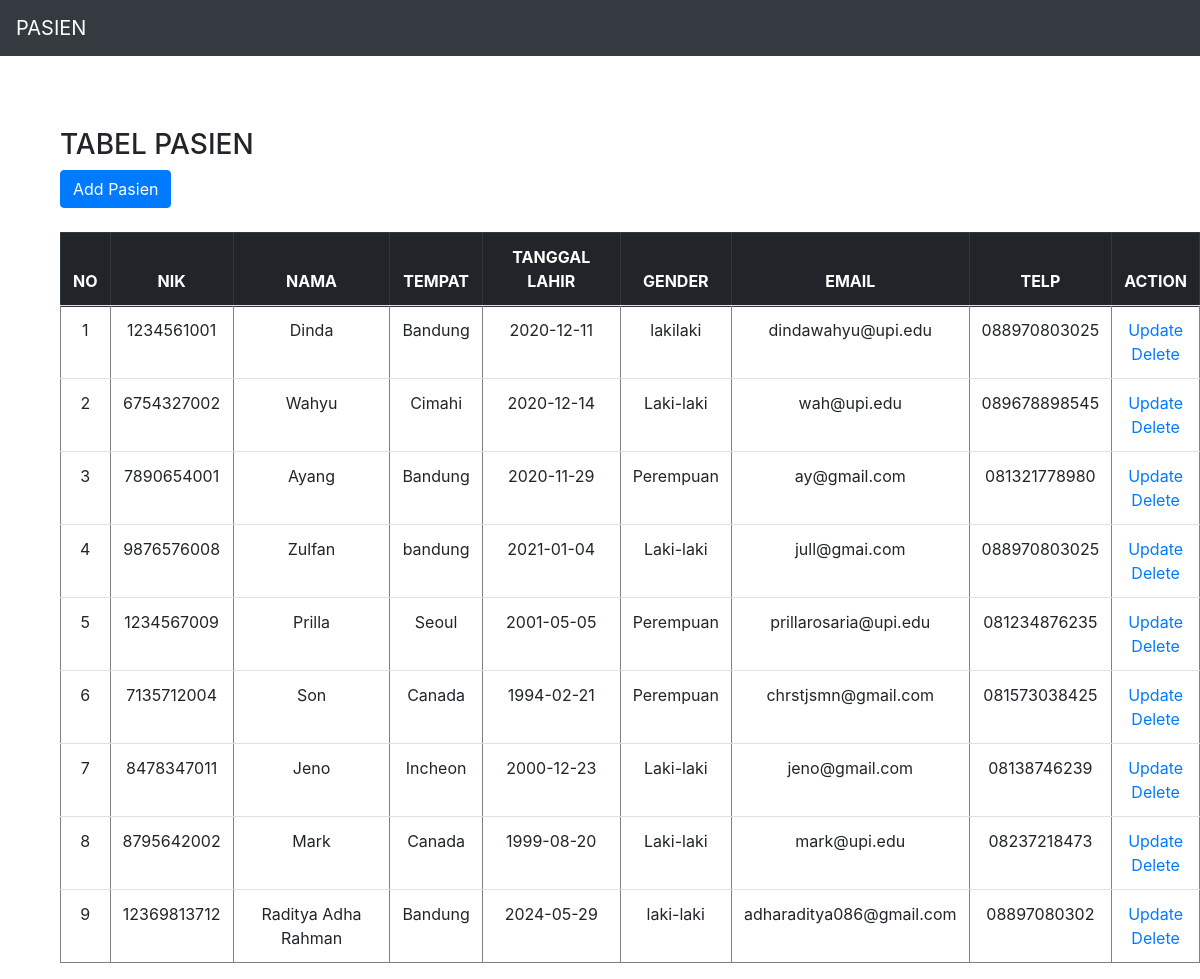
Screenshot of /source_code/program/index.php with the database file from the repository.
### tables this page shows
CREATE TABLE `pasien` (
  `id` int(11) NOT NULL,
  `nik` varchar(100) NOT NULL,
  `nama` varchar(100) NOT NULL,
  `tempat` varchar(100) NOT NULL,
  `tl` varchar(100) NOT NULL,
  `gender` varchar(10) NOT NULL,
  `email` varchar(100) NOT NULL,
  `telp` varchar(100) NOT NULL
);

### source_code/program/presenter/ProsesPasien.php (called while the page is built, shortened)
<?php
class ProsesPasien implements KontrakPresenter
{
	private $tabelpasien;
	private $data = [];
	function __construct()
	{
		try {
			$db_host = "localhost";
			$db_user = "root";
			$db_password = "";
			$db_name = "mvp_php";
			$this->tabelpasien = new TabelPasien($db_host, $db_user, $db_password, $db_name);
			$this->data = array();
		} catch (Exception $e) {
			echo "wiw error" . $e->getMessage();
		}
	}
	function prosesDataPasien()
	{
		try {
			$this->tabelpasien->open();
			$this->tabelpasien->getPasien();
			while ($row = $this->tabelpasien->getResult()) {
				$this->data[] = $row;
			}
		} catch (Exception $e) {
			echo "wiw error part 2" . $e->getMessage();
		}
	}
	function getId($i)
	{
		return $this->data[$i]['id'];
	}
	function getNik($i)
	{
		return $this->data[$i]['nik'];
	}
	function getNama($i)
	{
		return $this->data[$i]['nama'];
	}
	function getTempat($i)
	{
		return $this->data[$i]['tempat'];
	}
	function getTl($i)
	{
		return $this->data[$i]['tl'];
	}
	function getGender($i)
{
    if (isset($this->data[$i])) {
        return $this->data[$i]['gender'];
    } else {
        return null;
    }
}
	function getEmail($i)
	{
		return $this->data[$i]['email'];
	}
	function getTelp($i)
	{
		return $this->data[$i]['telp'];
	}
	function getSize()
	{
		return sizeof($this->data);
	}
}

### source_code/program/index.php (called while the page is built, shortened)
<?php
include("model/Template.class.php");
include("model/DB.class.php");
include("view/TampilPasien.php");
$tp = new TampilPasien();
if (isset($_GET['tambah'])) {
    $data =$tp->tambah();
} elseif (isset ($_GET['ubah'])) {
    $id = $_GET['ubah'];
    $data = $tp->ubah($id);
} else {
    $data = $tp->tampil();
}

### source_code/program/model/DB.class.php (called while the page is built, shortened)
<?php
class DB
{
	var $db_host = '';
	var $db_user = '';
	var $db_password = '';
	var $db_name = '';
	var $db_link = '';
	function __construct($db_host = '', $db_user = '', $db_password = '', $db_name = '')
	{
		$this->db_host = $db_host;
		$this->db_user = $db_user;
		$this->db_password = $db_password;
		$this->db_name = $db_name;
	}
	function open()
	{
		$this->db_link = mysqli_connect($this->db_host, $this->db_user, $this->db_password, $this->db_name);
	}
	function execute($query = "")
	{
		$this->result = mysqli_query($this->db_link, $query);
		return $this->result;
	}
}

### source_code/program/model/TabelPasien.class.php (called while the page is built, shortened)
<?php
class TabelPasien extends DB
{
	function getPasien()
	{
		$query = "SELECT * FROM pasien";
		return $this->execute($query);
	}
}

### source_code/program/view/TampilPasien.php (the view, shortened to what this page needs)
<?php
include ("presenter/ProsesPasien.php");
class TampilPasien implements KontrakView
{
    private $prosespasien;
    function __construct()
    {
        $this->prosespasien = new ProsesPasien();
    }
    function tampil()
    {
        $this->prosespasien->prosesDataPasien();
        $data = null;
        for ($i = 0; $i < $this->prosespasien->getSize(); $i++) {
            $no = $i + 1;
            $data .= "<tr>
			<td>" . $no . "</td>
			<td>" . $this->prosespasien->getNik($i) . "</td>
			<td>" . $this->prosespasien->getNama($i) . "</td>
			<td>" . $this->prosespasien->getTempat($i) . "</td>
			<td>" . $this->prosespasien->getTl($i) . "</td>
			<td>" . $this->prosespasien->getGender($i) . "</td>
			<td>" . $this->prosespasien->getEmail($i) . "</td>
			<td>" . $this->prosespasien->getTelp($i) . "</td>
            <td>
            <a href='index.php?ubah=" . $this->prosespasien->getId($i) . "'>Update</a>
            </br>
            <a href='index.php?hapus=" . $this->prosespasien->getId($i) . "'>Delete</a>
            </td>";
        }
    }
}

### source_code/program/model/Template.class.php (shortened to what this page needs)
<?php
class Template{
	var $content = '';
	function __construct($filename = ''){
		$this->content = implode('', @file($filename));
	}
	function clear(){
		$this->content = preg_replace("/DATA_[A-Z|_|0-9]+/", "", $this->content);
	}
	function write(){
		print $this->content;
	}
	function replace($old = '', $new = ''){
		if(is_int($new)){
			$value = sprintf("%d", $new);
		}elseif(is_float($new)){
			$value = sprintf("%f", $new);
		}elseif(is_array($new)){
			$value = '';
			foreach( $new as $item){
				$value .= $item. '';
			}
		}else{
			$value = $new;
		}
		$this->content = preg_replace("/$old/",  $value, $this->content);
	}
}

### rows the page displays
pasien: no "1", nik "1234561001", nama "Dinda", tempat "Bandung", tl "2020-12-11", gender "lakilaki", email "dindawahyu@upi.edu", telp "088970803025"
pasien: no "2", nik "6754327002", nama "Wahyu", tempat "Cimahi", tl "2020-12-14", gender "Laki-laki", email "wah@upi.edu", telp "089678898545"
pasien: no "3", nik "7890654001", nama "Ayang", tempat "Bandung", tl "2020-11-29", gender "Perempuan", email "ay@gmail.com", telp "081321778980"
pasien: no "4", nik "9876576008", nama "Zulfan", tempat "bandung", tl "2021-01-04", gender "Laki-laki", email "jull@gmai.com", telp "088970803025"
pasien: no "5", nik "1234567009", nama "Prilla", tempat "Seoul", tl "2001-05-05", gender "Perempuan", email "prillarosaria@upi.edu", telp "081234876235"
pasien: no "6", nik "7135712004", nama "Son", tempat "Canada", tl "1994-02-21", gender "Perempuan", email "chrstjsmn@gmail.com", telp "081573038425"
pasien: no "7", nik "8478347011", nama "Jeno", tempat "Incheon", tl "2000-12-23", gender "Laki-laki", email "jeno@gmail.com", telp "08138746239"
pasien: no "8", nik "8795642002", nama "Mark", tempat "Canada", tl "1999-08-20", gender "Laki-laki", email "mark@upi.edu", telp "08237218473"
pasien: no "9", nik "12369813712", nama "Raditya Adha Rahman", tempat "Bandung", tl "2024-05-29", gender "laki-laki", email "adharaditya086@gmail.com", telp "08897080302"

### other values shown
$this->content "PASIEN TABEL PASIEN Add Pasien NO NIK NAMA TEMPAT TANGGAL LAHIR GENDER EMAIL TELP ACTION"
